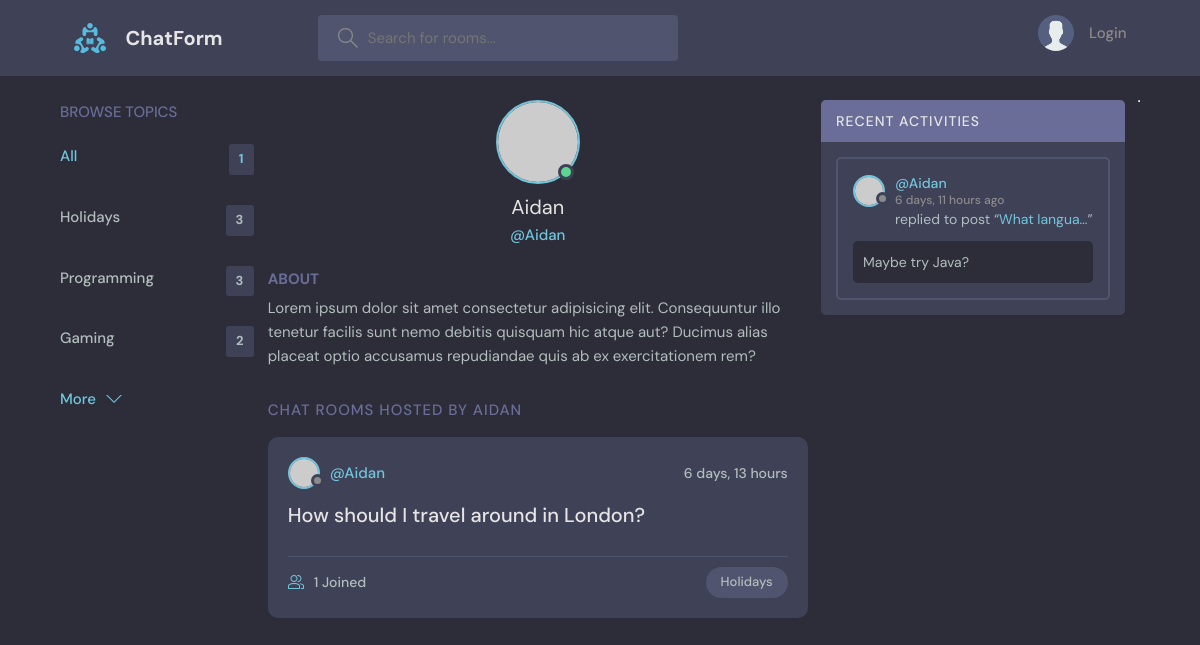
Before: /profile/3/ with the older database file.
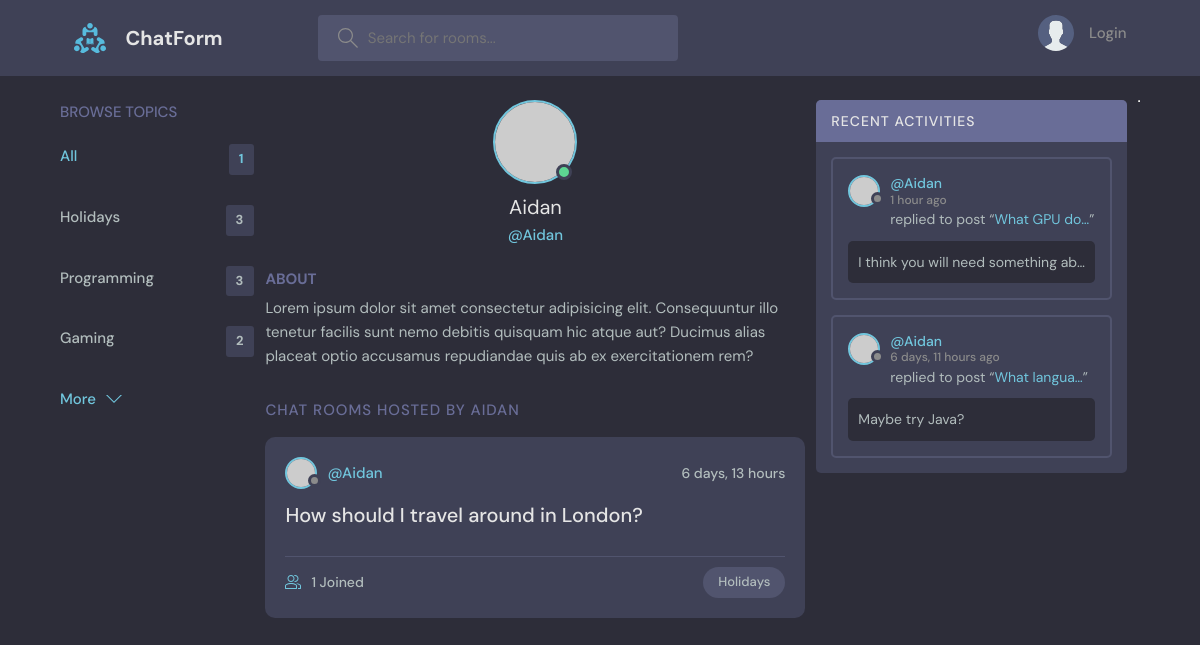
After: the same page with the newer database file.
### base/models.py (models this page shows, shortened)
class Topic(models.Model):
    name = models.CharField(max_length=250)

class Room(models.Model):
    host = models.ForeignKey(User, on_delete=models.SET_NULL, null=True)
    topic = models.ForeignKey(Topic, on_delete=models.SET_NULL, null=True)
    name = models.CharField(max_length=200)
    description = models.TextField(null=True, blank=True)
    participants = models.ManyToManyField(User, related_name='participants', blank=True)
    updated = models.DateTimeField(auto_now=True)
    created = models.DateTimeField(auto_now_add=True)
    class Meta:
        ordering = ['-updated', '-created']
    def __str__(self):
        return self.name

class Message(models.Model):
    user = models.ForeignKey(User, on_delete=models.CASCADE)
    room = models.ForeignKey(Room, on_delete=models.CASCADE)
    body = models.TextField()
    updated = models.DateTimeField(auto_now=True)
    created = models.DateTimeField(auto_now_add=True)
    class Meta:
        ordering = ['-updated', '-created']

### base/views.py (the view)
# urls.py: path('profile/<str:pk>/', views.userprofile, name="user-profile"),
def userprofile(request, pk):
    user = User.objects.get(id=pk)
    rooms = user.room_set.all()
    room_activity = user.message_set.all()
    topics = Topic.objects.all()
    context = {'user': user, 'rooms': rooms, 'topics': topics, 'room_activity': room_activity}
    return render(request, 'base/profile.html', context)

### base/templates/base/profile.html (shortened to what this page needs)
{% extends 'main.html' %}
{% block content %}
  <main class="profile-page layout layout--3">
    <div class="container">
      {% include 'components/topics_component.html' %}
      <div class="roomList">
        <div class="profile">
          <div class="profile__avatar">
            <div class="avatar avatar--large active">
              <img src="https://randomuser.me/api/portraits/men/11.jpg" />
            </div>
          </div>
          <div class="profile__info">
            <h3>{{user.username}}</h3>
            <p>@{{user.username}}</p>
          </div>
          <div class="profile__about">
            <h3>About</h3>
            <p>
              Lorem ipsum dolor sit amet consectetur adipisicing elit. Consequuntur illo tenetur
              facilis sunt nemo debitis quisquam hic atque aut? Ducimus alias placeat optio
              accusamus repudiandae quis ab ex exercitationem rem?
            </p>
          </div>
        </div>
        <div class="roomList__header">
          <div>
            <h2>Chat Rooms Hosted by {{user.username}}</a>
            </h2>
          </div>
        </div>
        {% include 'components/room_component.html' %}
      </div>
      {% include 'components/activity_feed.html' %}
    </div>
  </main>
  {% endblock content %}

### base/templates/components/topics_component.html
<div class="topics">
    <div class="topics__header">
      <h2>Browse Topics</h2>
    </div>
    <ul class="topics__list">
      <li>
        <a href="{% url 'home' %}" class="active">All<span>{{rooms.count}}</span></a>
      </li>
      {% for topic in topics %}
      <li>
        <a href="{% url 'home' %}?q={{topic.name}}">{{topic.name}}<span>{{topic.room_set.all.count}}</span></a>
      </li>
      {% endfor %}
    </ul>
    <a class="btn btn--link" href="topics.html">
      More
      <svg version="1.1" xmlns="http://www.w3.org/2000/svg" width="32" height="32" viewBox="0 0 32 32">
        <title>chevron-down</title>
        <path d="M16 21l-13-13h-3l16 16 16-16h-3l-13 13z"></path>
      </svg>
    </a>
  </div>

### base/templates/components/room_component.html (shortened to what this page needs)
{% for room in rooms %}
<div class="roomListRoom">
    <div class="roomListRoom__header">
      <a href="{% url 'user-profile' room.host.id %}" class="roomListRoom__author">
        <div class="avatar avatar--small">
          <img src="https://randomuser.me/api/portraits/women/11.jpg" />
        </div>
        <span>@{{room.host.username}}</span>
      </a>
      <div class="roomListRoom__actions">
        <span>{{room.created|timesince}}</span>
      </div>
    </div>
    <div class="roomListRoom__content">
      <a href="{% url 'room' room.id %}">{{room.name}}</a>
    </div>
    <div class="roomListRoom__meta">
      <a href="{% url 'room' room.id %}" class="roomListRoom__joined">
        {{room.participants.all.count}} Joined
      </a>
      <p class="roomListRoom__topic">{{room.topic.name}}</p>
    </div>
  </div>
{% endfor %}

### base/templates/components/activity_feed.html (shortened to what this page needs)
<div class="activities">
    <div class="activities__header">
      <h2>Recent Activities</h2>
    </div>
    {% for message in room_activity %}
    <div class="activities__box">
      <div class="activities__boxHeader roomListRoom__header">
        <a href="{% url 'user-profile' message.user.id %}" class="roomListRoom__author">
          <div class="avatar avatar--small">
            <img src="https://randomuser.me/api/portraits/women/11.jpg" />
          </div>
          <p>
            @{{message.user.username}}
            <span>{{message.created|timesince}} ago</span>
          </p>
        </a>
      </div>
      <div class="activities__boxContent">
        <p>replied to post “<a href="{% url 'room' message.room.id %}">{{message.room|truncatechars:12}}</a>”</p>
        <div class="activities__boxRoomContent">
          {{message.body|truncatechars:35}}
        </div>
      </div>
    </div>
    {% endfor %}
  </div>
<hr>

Changed rows visible on the page:
added Message: user.username "Aidan", created "1 hour", room "What GPU do…", body "I think you will need something ab…"
